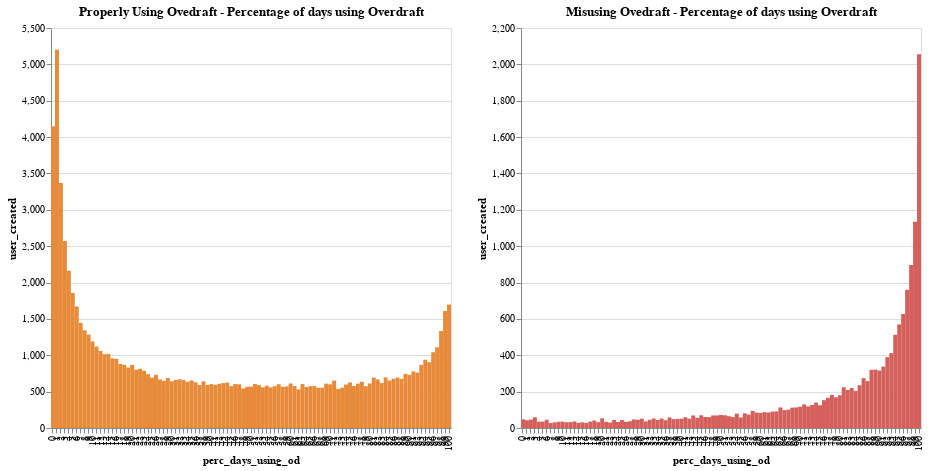

This figure's notebook cell:
### Markdown cell above
Another metric worth considering is the percentage of days users use overdraft out of all days they have overdraft enabled. For this we will only consider the groups 'properly using overdraft' and 'misusing overdraft' (since by definition the group 'never used overdraft' has no days of using overdraft).

We can easily see that in the group properly using overdraft, the majority of users tends to use overdraft in a substantially smaller percentage in comparison to the users misusing overdraft.

### Code cell
df_perc_days_using = (
    df_properly_using.groupby(["perc_days_using_od"]).count().reset_index()
)
using_od_chart = af.column_single(
    df_perc_days_using,
    "#e78a39",
    "perc_days_using_od:O",
    "user_created:Q",
    400,
    400,
    "x",
).properties(title="Properly Using Ovedraft - Percentage of days using Overdraft")

df_perc_days_using = df_misusing.groupby(["perc_days_using_od"]).count().reset_index()
misusing_od_chart = af.column_single(
    df_perc_days_using,
    "#d45f5b",
    "perc_days_using_od:O",
    "user_created:Q",
    400,
    400,
    "x",
).properties(title="Misusing Ovedraft - Percentage of days using Overdraft")

using_od_chart | misusing_od_chart
